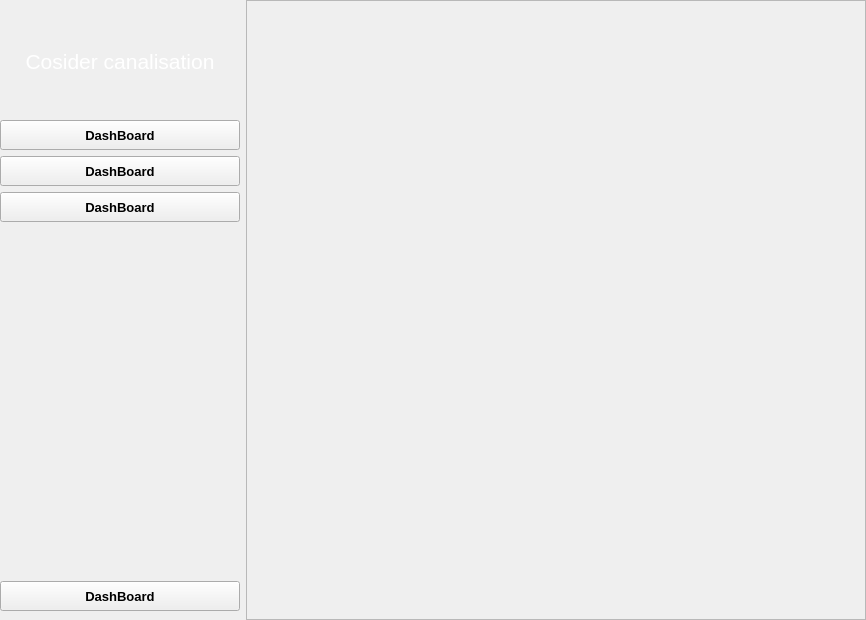
<?xml version="1.0" encoding="UTF-8"?>
<ui version="4.0">
 <class>MainWindow</class>
 <widget class="QMainWindow" name="MainWindow">
  <property name="geometry">
   <rect>
    <x>0</x>
    <y>0</y>
    <width>866</width>
    <height>620</height>
   </rect>
  </property>
  <property name="windowTitle">
   <string>MainWindow</string>
  </property>
  <widget class="QWidget" name="centralwidget">
   <layout class="QGridLayout" name="gridLayout">
    <property name="leftMargin">
     <number>0</number>
    </property>
    <property name="topMargin">
     <number>0</number>
    </property>
    <property name="rightMargin">
     <number>0</number>
    </property>
    <property name="bottomMargin">
     <number>0</number>
    </property>
    <item row="0" column="0">
     <widget class="QWidget" name="widget" native="true">
      <property name="minimumSize">
       <size>
        <width>240</width>
        <height>0</height>
       </size>
      </property>
      <property name="maximumSize">
       <size>
        <width>240</width>
        <height>16777215</height>
       </size>
      </property>
      <property name="styleSheet">
       <string notr="true">

QPushButton{
	background-color:transparent;
	border-bottom:1px solid #d1d1d1;

	color: #fff;
	letter-spacing:1.1px;
}

QPushButton::hover{
	background-color: rgba(255,255,255,0.1);
	color: #d9d9d9;
};

background-color: qlineargradient(spread:pad, x1:0, y1:0, x2:1, y2:0, stop:0 rgba(0, 63, 140, 174), stop:1 rgba(0, 27, 74, 183));</string>
      </property>
      <layout class="QGridLayout" name="gridLayout_2">
       <property name="leftMargin">
        <number>0</number>
       </property>
       <property name="rightMargin">
        <number>0</number>
       </property>
       <item row="0" column="0">
        <spacer name="verticalSpacer_6">
         <property name="orientation">
          <enum>Qt::Vertical</enum>
         </property>
         <property name="sizeType">
          <enum>QSizePolicy::Fixed</enum>
         </property>
         <property name="sizeHint" stdset="0">
          <size>
           <width>20</width>
           <height>40</height>
          </size>
         </property>
        </spacer>
       </item>
       <item row="4" column="0">
        <spacer name="verticalSpacer_2">
         <property name="orientation">
          <enum>Qt::Vertical</enum>
         </property>
         <property name="sizeHint" stdset="0">
          <size>
           <width>20</width>
           <height>324</height>
          </size>
         </property>
        </spacer>
       </item>
       <item row="2" column="0">
        <spacer name="verticalSpacer">
         <property name="orientation">
          <enum>Qt::Vertical</enum>
         </property>
         <property name="sizeType">
          <enum>QSizePolicy::Fixed</enum>
         </property>
         <property name="sizeHint" stdset="0">
          <size>
           <width>20</width>
           <height>40</height>
          </size>
         </property>
        </spacer>
       </item>
       <item row="3" column="0">
        <layout class="QVBoxLayout" name="verticalLayout">
         <item>
          <widget class="QPushButton" name="pushButton_2">
           <property name="minimumSize">
            <size>
             <width>0</width>
             <height>30</height>
            </size>
           </property>
           <property name="font">
            <font>
             <pointsize>10</pointsize>
             <weight>75</weight>
             <bold>true</bold>
            </font>
           </property>
           <property name="cursor">
            <cursorShape>PointingHandCursor</cursorShape>
           </property>
           <property name="styleSheet">
            <string notr="true"/>
           </property>
           <property name="text">
            <string>DashBoard</string>
           </property>
          </widget>
         </item>
         <item>
          <widget class="QPushButton" name="pushButton_3">
           <property name="minimumSize">
            <size>
             <width>0</width>
             <height>30</height>
            </size>
           </property>
           <property name="font">
            <font>
             <pointsize>10</pointsize>
             <weight>75</weight>
             <bold>true</bold>
            </font>
           </property>
           <property name="cursor">
            <cursorShape>PointingHandCursor</cursorShape>
           </property>
           <property name="styleSheet">
            <string notr="true"/>
           </property>
           <property name="text">
            <string>DashBoard</string>
           </property>
          </widget>
         </item>
         <item>
          <widget class="QPushButton" name="pushButton_5">
           <property name="minimumSize">
            <size>
             <width>0</width>
             <height>30</height>
            </size>
           </property>
           <property name="font">
            <font>
             <pointsize>10</pointsize>
             <weight>75</weight>
             <bold>true</bold>
            </font>
           </property>
           <property name="cursor">
            <cursorShape>PointingHandCursor</cursorShape>
           </property>
           <property name="styleSheet">
            <string notr="true"/>
           </property>
           <property name="text">
            <string>DashBoard</string>
           </property>
          </widget>
         </item>
        </layout>
       </item>
       <item row="1" column="0">
        <widget class="QLabel" name="label">
         <property name="font">
          <font>
           <pointsize>16</pointsize>
          </font>
         </property>
         <property name="styleSheet">
          <string notr="true">background-color: transparent;
color: #fff
</string>
         </property>
         <property name="text">
          <string>Cosider canalisation</string>
         </property>
         <property name="alignment">
          <set>Qt::AlignCenter</set>
         </property>
        </widget>
       </item>
       <item row="5" column="0">
        <widget class="QPushButton" name="pushButton">
         <property name="minimumSize">
          <size>
           <width>0</width>
           <height>30</height>
          </size>
         </property>
         <property name="font">
          <font>
           <pointsize>10</pointsize>
           <weight>75</weight>
           <bold>true</bold>
          </font>
         </property>
         <property name="cursor">
          <cursorShape>PointingHandCursor</cursorShape>
         </property>
         <property name="styleSheet">
          <string notr="true"/>
         </property>
         <property name="text">
          <string>DashBoard</string>
         </property>
        </widget>
       </item>
      </layout>
     </widget>
    </item>
    <item row="0" column="1">
     <widget class="QFrame" name="frame_2">
      <property name="frameShape">
       <enum>QFrame::StyledPanel</enum>
      </property>
      <property name="frameShadow">
       <enum>QFrame::Raised</enum>
      </property>
      <layout class="QGridLayout" name="gridLayout_3">
       <property name="leftMargin">
        <number>0</number>
       </property>
       <property name="topMargin">
        <number>0</number>
       </property>
       <property name="rightMargin">
        <number>0</number>
       </property>
       <property name="bottomMargin">
        <number>0</number>
       </property>
       <item row="0" column="0">
        <widget class="QStackedWidget" name="stackedWidget">
         <property name="minimumSize">
          <size>
           <width>600</width>
           <height>600</height>
          </size>
         </property>
        </widget>
       </item>
      </layout>
     </widget>
    </item>
   </layout>
  </widget>
 </widget>
 <resources/>
 <connections/>
</ui>
